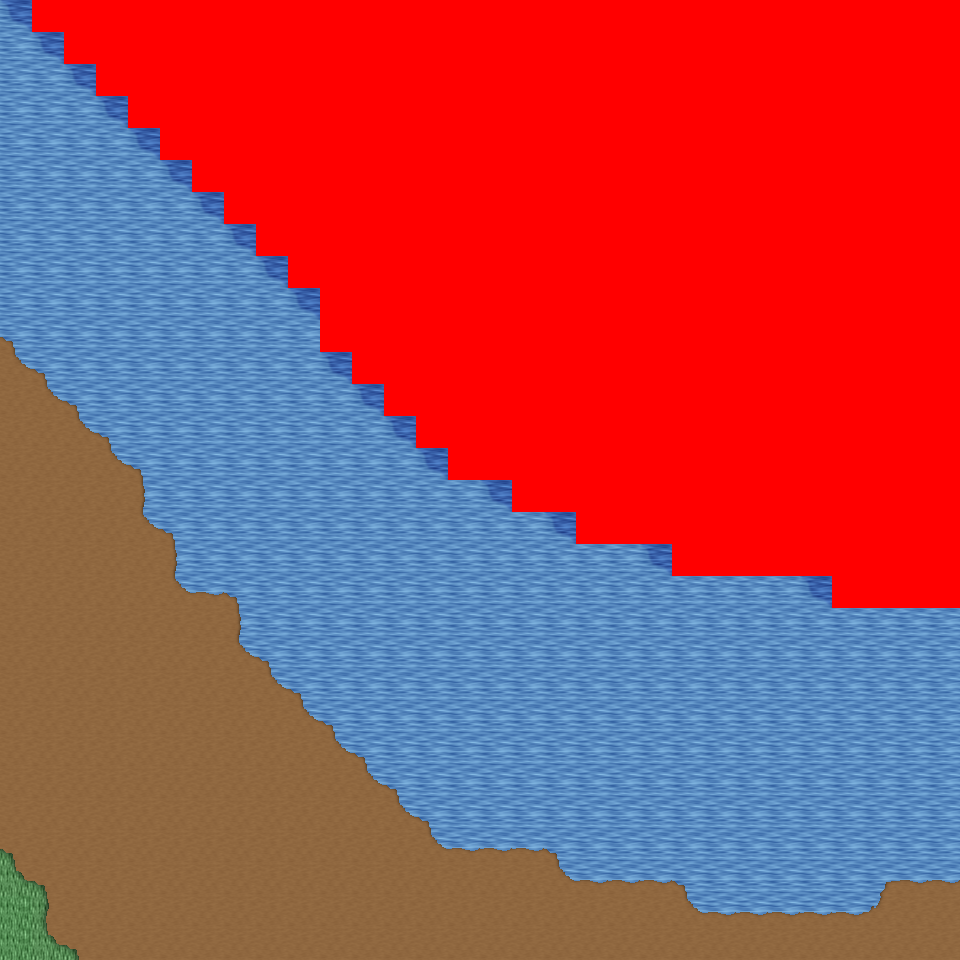

A 2D game scene composited from a Tiled map and its tileset images. What follows is a short description and the map's XML, with each tile layer's data collapsed to a summary:
An orthogonal 30x30 tile map with 32x32 px tiles, 6 tile layers (Ground, Object, Object2, Above, ...), 21 tilesets and 3 objects (3x mapExit).

<map version="1.0" orientation="orthogonal" renderorder="right-down" width="30" height="30" tilewidth="32" tileheight="32" nextobjectid="4">
  <tileset firstgid="1" name="tileset_logic_collision" tilewidth="32" tileheight="32" tilecount="1" columns="1">
    <image source="../drawable/tileset_logic_collision.png" width="32" height="32" />
  </tileset>
  <tileset firstgid="2" name="tileset_ground_ground" tilewidth="32" tileheight="32" tilecount="33" columns="3">
    <image source="../drawable/tileset_ground_ground.png" width="96" height="352" />
  </tileset>
  <tileset firstgid="35" name="tileset_building_castle" tilewidth="32" tileheight="32" tilecount="320" columns="20">
    <image source="../drawable/tileset_building_castle.png" width="640" height="512" />
  </tileset>
  <tileset firstgid="355" name="tileset_ground_water_pool" tilewidth="32" tileheight="32" tilecount="72" columns="3">
    <image source="../drawable/tileset_ground_water_pool.png" width="96" height="768" />
  </tileset>
  <tileset firstgid="427" name="tileset_ground_earth_edges" tilewidth="32" tileheight="32" tilecount="18" columns="6">
    <image source="../drawable/tileset_ground_earth_edges.png" width="192" height="96" />
  </tileset>
  <tileset firstgid="445" name="tileset_ground_grass_corners" tilewidth="32" tileheight="32" tilecount="24" columns="6">
    <image source="../drawable/tileset_ground_grass_corners.png" width="192" height="128" />
  </tileset>
  <tileset firstgid="469" name="tileset_ground_grass_edges" tilewidth="32" tileheight="32" tilecount="36" columns="12">
    <image source="../drawable/tileset_ground_grass_edges.png" width="384" height="96" />
  </tileset>
  <tileset firstgid="505" name="tileset_object_row_boat" tilewidth="32" tileheight="32" tilecount="30" columns="6">
    <image source="../drawable/tileset_object_row_boat.png" width="192" height="160" />
  </tileset>
  <tileset firstgid="535" name="tileset_item_ropes" tilewidth="32" tileheight="32" tilecount="4" columns="2">
    <image source="../drawable/tileset_item_ropes.png" width="64" height="64" />
  </tileset>
  <tileset firstgid="539" name="tileset_object_boardwalk" tilewidth="32" tileheight="32" tilecount="36" columns="6">
    <image source="../drawable/tileset_object_boardwalk.png" width="192" height="192" />
  </tileset>
  <tileset firstgid="575" name="tileset_object_ship" tilewidth="32" tileheight="32" tilecount="368" columns="16">
    <image source="../drawable/tileset_object_ship.png" width="512" height="736" />
  </tileset>
  <tileset firstgid="943" name="tileset_item_fishing_nets" tilewidth="32" tileheight="32" tilecount="6" columns="3">
    <image source="../drawable/tileset_item_fishing_nets.png" width="96" height="64" />
  </tileset>
  <tileset firstgid="949" name="tileset_item_fishrods" tilewidth="32" tileheight="32" tilecount="12" columns="4">
    <image source="../drawable/tileset_item_fishrods.png" width="128" height="96" />
  </tileset>
  <tileset firstgid="961" name="tileset_plant_stump_stump_vertical" tilewidth="32" tileheight="32" tilecount="1" columns="1">
    <image source="../drawable/tileset_plant_stump_stump_vertical.png" width="32" height="32" />
  </tileset>
  <tileset firstgid="962" name="tileset_item_pot_barrel" tilewidth="32" tileheight="32" tilecount="2" columns="1">
    <image source="../drawable/tileset_item_pot_barrel.png" width="32" height="64" />
  </tileset>
  <tileset firstgid="964" name="tileset_ground_cobbled_paving" tilewidth="32" tileheight="32" tilecount="1" columns="1">
    <image source="../drawable/tileset_ground_cobbled_paving.png" width="32" height="32" />
  </tileset>
  <tileset firstgid="965" name="tileset_ground_ladder_vertical_pale" tilewidth="32" tileheight="32" tilecount="5" columns="5">
    <image source="../drawable/tileset_ground_ladder_vertical_pale.png" width="160" height="32" />
  </tileset>
  <tileset firstgid="970" name="tileset_item_caution_sign" tilewidth="32" tileheight="32" tilecount="1" columns="1">
    <image source="../drawable/tileset_item_caution_sign.png" width="32" height="32" />
  </tileset>
  <tileset firstgid="971" name="tileset_ground_ridge_earth_dark" tilewidth="32" tileheight="32" tilecount="96" columns="12">
    <image source="../drawable/tileset_ground_ridge_earth_dark.png" width="384" height="256" />
  </tileset>
  <tileset firstgid="1067" name="tileset_ground_ridge_earth_pale" tilewidth="32" tileheight="32" tilecount="96" columns="12">
    <image source="../drawable/tileset_ground_ridge_earth_pale.png" width="384" height="256" />
  </tileset>
  <tileset firstgid="1163" name="tileset_plant_tree_tree_darkgreen" tilewidth="32" tileheight="32" tilecount="88" columns="8">
    <image source="../drawable/tileset_plant_tree_tree_darkgreen.png" width="256" height="352" />
  </tileset>
  <layer name="Ground" width="30" height="30">
    <data>[900 cells, 900 non-empty, 7 distinct tile ids]</data>
  </layer>
  <layer name="Object" width="30" height="30">
    <data>[900 cells, 55 non-empty, 9 distinct tile ids]</data>
  </layer>
  <layer name="Object2" width="30" height="30">
    <data>[900 cells, 0 non-empty, 0 distinct tile ids]</data>
  </layer>
  <layer name="Above" width="30" height="30">
    <data>[900 cells, 0 non-empty, 0 distinct tile ids]</data>
  </layer>
  <layer name="Above2" width="30" height="30">
    <data>[900 cells, 0 non-empty, 0 distinct tile ids]</data>
  </layer>
  <layer name="Walkable" width="30" height="30">
    <data>[900 cells, 374 non-empty, 1 distinct tile ids]</data>
  </layer>
  <objectgroup name="MapEvents">
    <object id="1" name="north" type="mapExit" x="0" y="0" width="32" height="32">
      <properties>
        <property name="map" value="level_0_x17_y76" />
        <property name="x" value="0" />
        <property name="y" value="28" />
      </properties>
    </object>
    <object id="2" name="south" type="mapExit" x="0" y="928" width="960" height="32">
      <properties>
        <property name="map" value="level_0_x17_y78" />
        <property name="x" value="0" />
        <property name="y" value="1" />
      </properties>
    </object>
    <object id="3" name="east" type="mapExit" x="928" y="608" width="32" height="352">
      <properties>
        <property name="map" value="level_0_x18_y77" />
        <property name="x" value="1" />
        <property name="y" value="19" />
      </properties>
    </object>
  </objectgroup>
</map>
